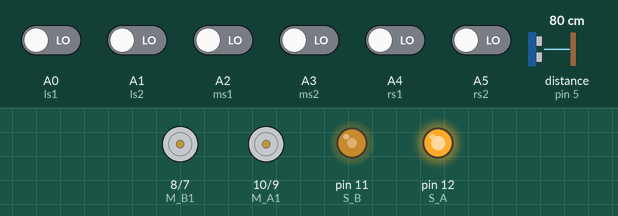
Simulated run of this sketch. Board: Arduino Uno, built with avr-gcc and run on an emulated ATmega328P. Parts: motor-driver pin pairs drawn as motors (green arrow = first pin HIGH = forward, orange = second pin HIGH = backward, longer = more drive), output pins drawn as LEDs (lit = HIGH). Wiring (inferred from the names in the program): ultrasonic range finder: trigger pin 6; echo pin 5. Inputs (shaded band) come from the test bench; at power-on: A0 (ls1), A1 (ls2), A2 (ms1), A3 (ms2), A4 (rs1), A5 (rs2) LOW, distance to the obstacle (sensor on pin 5) 80 cm. The echo pulse lasts 58.3 µs per cm; pins used as bus, display or sensor lines are not drawn.

Above: at 1.2 s.
1.3 s: distance to the obstacle (sensor on pin 5) set to 13 cm
3.5 s: distance to the obstacle (sensor on pin 5) set to 10 cm
At 4.55 s:
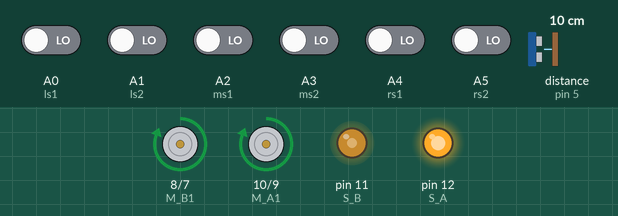
6.5 s: distance to the obstacle (sensor on pin 5) set to 18 cm
At 7.5 s:
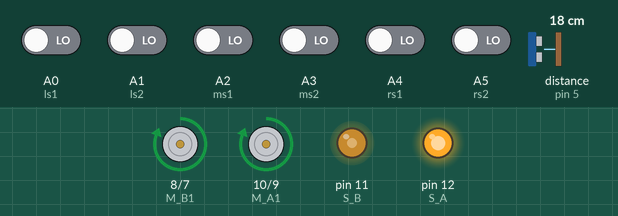
8.2 s: A0 (ls1) driven HIGH and A1 (ls2) driven HIGH
At 8.5 s:
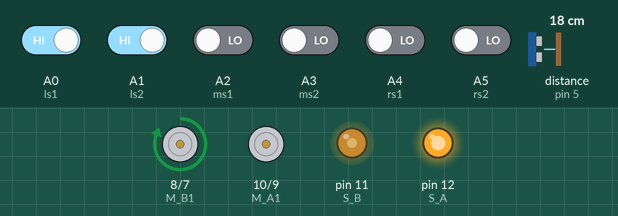
Timing chart, 0 to 10.7 s (numbered marks = the images above; inputs shaded):
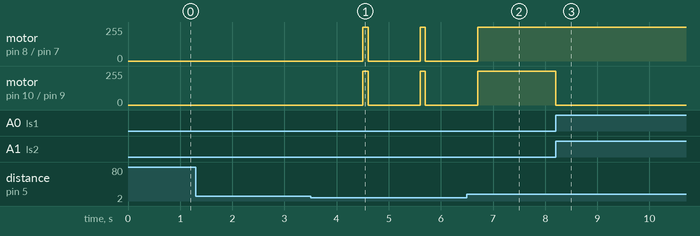

The sketch:

path_fallowing_with6IR_obj_detect.ino
```cpp
 int S_A = 12;  //Enable Motor A
int M_A1 = 10; //motor a = +
int M_A2 = 9; //motor a = -
int M_B1 = 8; //motor b = -
int M_B2 = 7; //motor b = +
int S_B = 11;  //Enable Motor B

int ls1 = A0;    // for Rigth_Sensor
int ls2 = A1;    // for Left_Sensor
int ms1 = A2;    // for Rigth_Sensor
int ms2 = A3;    // for Left_Sensor
int rs1 = A4;    // for Rigth_Sensor
int rs2 = A5;    // for Left_Sensor

int led=13;

const int trigPin = 6;
const int echoPin = 5;


// defines variables
long duration;
int distance;
int safetyDistance;

void setup()
{
pinMode(M_B1, OUTPUT);
pinMode(M_B2, OUTPUT);
pinMode(M_A1, OUTPUT);
pinMode(M_A2, OUTPUT);
pinMode(S_B, OUTPUT);
pinMode(S_A, OUTPUT);
pinMode(ls1, INPUT);
pinMode(ls2, INPUT);
pinMode(ms1, INPUT);
pinMode(ms2, INPUT);
pinMode(rs1, INPUT);
pinMode(rs2, INPUT);

analogWrite(S_A,130); //Here you can change the Voltage(Speed) to the motors A.
analogWrite(S_B,130); //S Here you can change the Voltage(Speed) to the motors B.

pinMode(trigPin, OUTPUT); // Sets the trigPin as an Output
pinMode(echoPin, INPUT); // Sets the echoPin as an Input
Serial.begin(9600);

}
void loop(){
digitalWrite(trigPin, LOW);
delayMicroseconds(2);
digitalWrite(trigPin, HIGH);
delayMicroseconds(50);
digitalWrite(trigPin, LOW);
duration = pulseIn(echoPin, HIGH);
distance= duration*0.034/2;
safetyDistance = distance;
if(safetyDistance<=10){
 Stop();
 delay(1000);
 forword();
 delay(100);
}
else{
  path();
}
}
void forword(){
digitalWrite(M_A1,1);
digitalWrite(M_A2,0);
digitalWrite(M_B1,1);
digitalWrite(M_B2,0);
}
void turnLeft(){
digitalWrite(M_A1,0);
digitalWrite(M_A2,0);
digitalWrite(M_B1,1);
digitalWrite(M_B2,0);
}
void turnRight(){
digitalWrite(M_A1,1);
digitalWrite(M_A2,0);
digitalWrite(M_B1,0);
digitalWrite(M_B2,0);
}
void Stop(){
digitalWrite(M_A1,0);
digitalWrite(M_A2,0);
digitalWrite(M_B1,0);
digitalWrite(M_B2,0);
}

void path(){
if ((digitalRead(ls1) == 1)&&(digitalRead(ls2) == 1)&&(digitalRead(ms1) == 1)&&(digitalRead(ms2) == 1)&&(digitalRead(rs1) == 1)&&(digitalRead(rs2) == 1)){Stop();}
if ((digitalRead(ls2) == 1)&&(digitalRead(ls1) == 1)&&(digitalRead(ms1) == 0)&&(digitalRead(ms2) == 0)&&(digitalRead(rs1) == 0)&&(digitalRead(rs2) == 0)){turnLeft();}
if ((digitalRead(ls1) == 0)&&(digitalRead(ls2) == 0)&&(digitalRead(ms1) == 0)&&(digitalRead(ms2) == 0)&&(digitalRead(rs1) == 1)&&(digitalRead(rs2) == 1)){turnRight();}
if ((digitalRead(ls1) == 0)&&(digitalRead(ls2) == 0)&&(digitalRead(ms1) == 1)&&(digitalRead(ms2) == 1)&&(digitalRead(rs1) == 0)&&(digitalRead(rs2) == 0)){forword();}
}
```

Measured:
- the behaviour switches between 12 and 11 cm on distance to the obstacle (sensor on pin 5) (found by bisection; images 0 and 1)
- after the input at 1.3 s, every drawn part: stays the same
- after the input at 3.5 s, motor on pin 8 (M_B1) / pin 7 (M_B2), motor on pin 10 (M_A1) / pin 9 (M_A2): alternates forward 255/255 for 0.10 s and stopped for 1.0 s, starting after 1.0 s
- after the input at 6.5 s, motor on pin 8 (M_B1) / pin 7 (M_B2), motor on pin 10 (M_A1) / pin 9 (M_A2): goes on until 6.7 s, then stays forward 255/255
- after the input at 8.2 s, motor on pin 10 (M_A1) / pin 9 (M_A2): forward 255/255 → stopped at once
